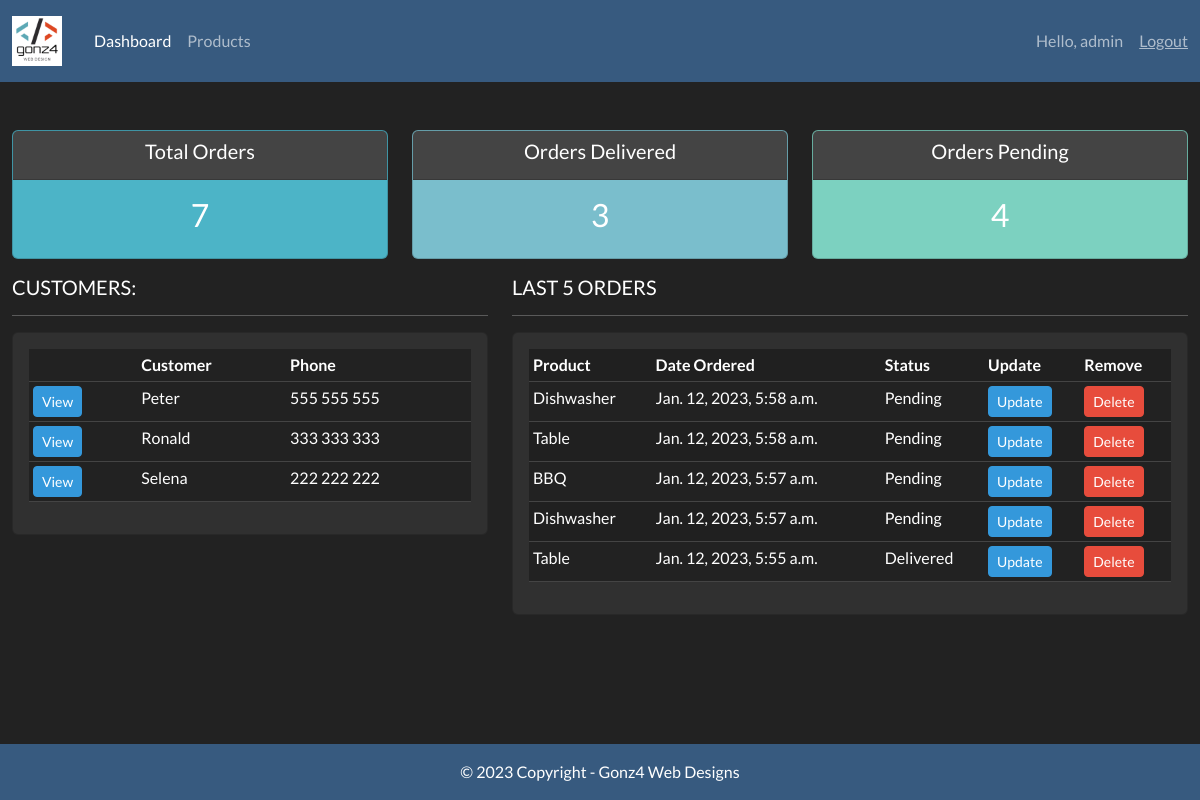
Page / (signed in) on the earlier database version.
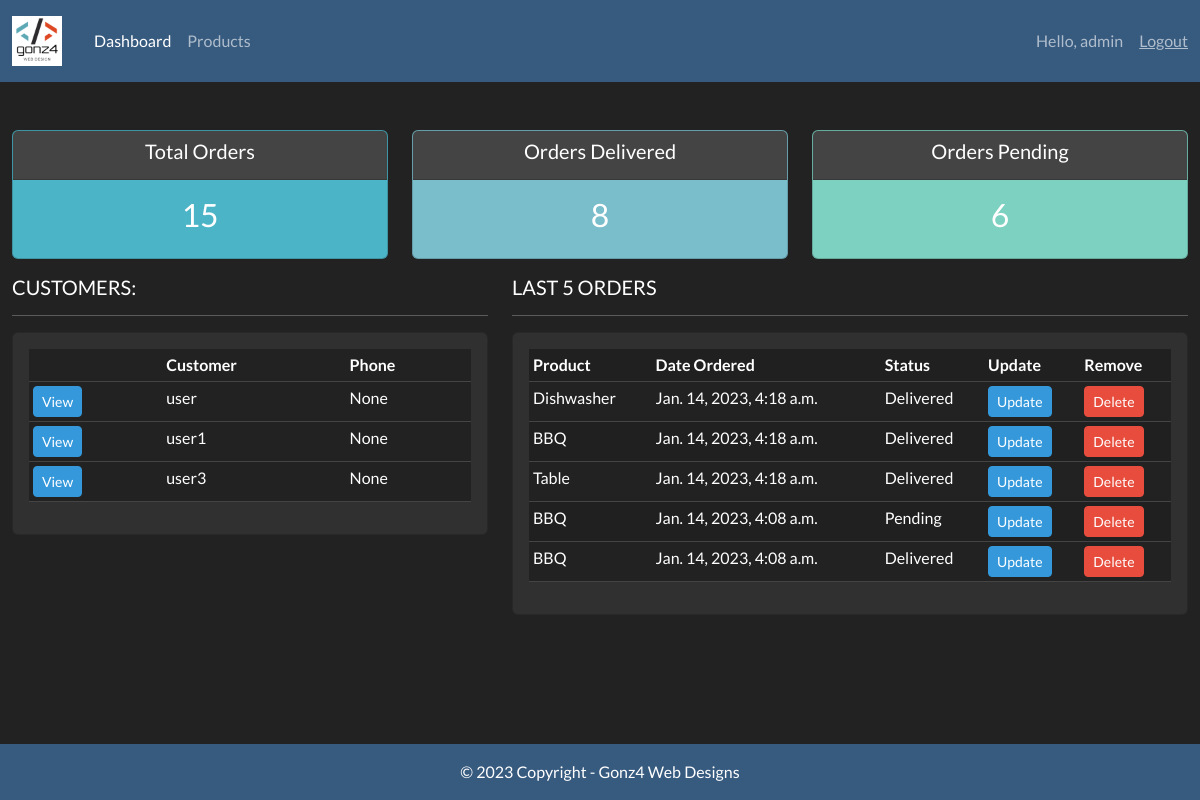
Same page on the later database version.
### accounts/models.py (models this page shows, shortened)
class Customer(models.Model):
	user = models.OneToOneField(User, null=True, blank=True, on_delete=models.CASCADE)
	name = models.CharField(max_length=200, null=True)
	phone = models.CharField(max_length=200, null=True)
	email = models.CharField(max_length=200, null=True)
	profile_pic = models.ImageField(default="profile1.png", null=True, blank=True)
	date_created = models.DateTimeField(auto_now_add=True, null=True)

class Order(models.Model):
	STATUS = (
			('Pending', 'Pending'),
			('Out for delivery', 'Out for delivery'),
			('Delivered', 'Delivered'),
			)
	customer = models.ForeignKey(Customer, null=True, on_delete= models.SET_NULL)
	product = models.ForeignKey(Product, null=True, on_delete= models.SET_NULL)
	date_created = models.DateTimeField(auto_now_add=True, null=True)
	status = models.CharField(max_length=200, null=True, choices=STATUS)

class Product(models.Model):
	CATEGORY = (
			('Indoor', 'Indoor'),
			('Out Door', 'Out Door'),
			)
	name = models.CharField(max_length=200, null=True)
	price = models.FloatField(null=True)
	category = models.CharField(max_length=200, null=True, choices=CATEGORY)
	description = models.CharField(max_length=200, null=True, blank=True)
	date_created = models.DateTimeField(auto_now_add=True, null=True)
	tags = models.ManyToManyField(Tag)
	def __str__(self):
		return self.name

### accounts/decorators.py (the view)
	def wrapper_function(request, *args, **kwargs):
		group = None
		if request.user.groups.exists():
			group = request.user.groups.all()[0].name
		if group == 'customer':
			return redirect('user-page')
		if group == 'admin':
			return view_func(request, *args, **kwargs)

### accounts/views.py (called while the page is built)
@login_required(login_url='login')
@admin_only
def home(request):
    orders = Order.objects.all()
    customers = Customer.objects.all()
    total_customers = customers.count()
    total_orders = orders.count()
    delivered = orders.filter(status='Delivered').count()
    pending = orders.filter(status='Pending').count()
    last_five_orders = orders.order_by('-id')[:5]
    context = {'orders': last_five_orders, 'customers': customers,
               'total_orders': total_orders, 'delivered': delivered,
               'pending': pending}
    return render(request, 'accounts/dashboard.html', context)

### accounts/templates/accounts/dashboard.html
{% extends 'accounts/main.html' %} {% block content %}
<br />
{% include 'accounts/status.html' %}
<div class="row">
  <div class="col-md-5">
    <h5>CUSTOMERS:</h5>
    <hr />
    <div class="card card-body">
      <table class="table table-sm">
        <tr>
          <th></th>
          <th>Customer</th>
          <th>Phone</th>
        </tr>
        {% for customer in customers %}
        <tr>
          <td>
            <a
              class="btn btn-sm btn-info"
              href="{% url 'customer' customer.id %}"
              >View</a
            >
          </td>
          <td>{{customer.name}}</td>
          <td>{{customer.phone}}</td>
        </tr>
        {% endfor %}
      </table>
    </div>
  </div>
  <div class="col-md-7">
    <h5>LAST 5 ORDERS</h5>
    <hr />
    <div class="card card-body">
      <div class="table-responsive">
        <table class="table table-sm table-striped">
          <tr>
            <th>Product</th>
            <th>Date Ordered</th>
            <th>Status</th>
            <th>Update</th>
            <th>Remove</th>
          </tr>
          {% for order in orders %}
          <tr>
            <td>{{order.product}}</td>
            <td>{{order.date_created}}</td>
            <td>{{order.status}}</td>
            <td>
              <a
                class="btn btn-sm btn-info"
                href="{% url 'update_order' order.id %}"
                >Update</a
              >
            </td>
            <td>
              <a
                class="btn btn-sm btn-danger"
                href="{% url 'delete_order' order.id %}"
                >Delete</a
              >
            </td>
          </tr>
          {% endfor %}
        </table>
      </div>
    </div>
  </div>
</div>
{% endblock %}

### accounts/templates/accounts/main.html (shortened to what this page needs)
{% load static %}
<!DOCTYPE html>
<html lang="en">
  <head>
    <link
      rel="stylesheet"
      href="https://bootswatch.com/5/darkly/bootstrap.min.css"
    />
    <link
      rel="stylesheet"
      type="text/css"
      href="{% static '/css/main.css' %}"
    />
  </head>
  <body class="d-flex flex-column min-vh-100">
    {% include 'accounts/navbar.html' %}
    <div class="container-fluid">{% block content%} {% endblock %}</div>
    <br />
    {% include 'accounts/footer.html' %}
  </body>
</html>

### accounts/templates/accounts/navbar.html (shortened to what this page needs)
{% load static %}
<nav class="navbar navbar-dark bg-primary navbar-expand-lg">
  <div class="container-fluid">
    <img
      src="{% static 'images/logo.png' %}"
      class="img-fluid me-4"
      style="width: 50px"
      alt="Logo image"
    />
    <div class="collapse navbar-collapse" id="navbarNavAltMarkup">
      <ul class="navbar-nav me-auto mb-2 mb-lg-0">
        {% if request.user.is_staff %}
        <li class="nav-item">
          <a class="nav-link
          {% if request.path == '/' %}
          {{'active'}}
          {% endif %}"
          aria-current="page" href="{% url 'home' %}"
          >Dashboard</a>
        </li>
        <li class="nav-item">
          <a class="nav-link
          "
          href="{% url 'products' %}">Products</a>
        </li>
        {% endif %}
      </ul>
      <span class="navbar-text me-3">
        Hello, {{request.user}}
      </span>
      <span><a class="navbar-text" href="{% url 'logout' %}">Logout</a></span>
  </div>
</nav>

### accounts/templates/accounts/status.html
<br />
<div class="row">
  <div class="col">
    <div class="col-md">
      <div class="card text-center text-white mb-3" id="total-orders">
        <div class="card-header">
          <h5 class="card-title">Total Orders</h5>
        </div>
        <div class="card-body">
          <h3 class="card-title">{{total_orders}}</h3>
        </div>
      </div>
    </div>
  </div>
  <div class="col">
    <div class="col-md">
      <div class="card text-center text-white mb-3" id="orders-delivered">
        <div class="card-header">
          <h5 class="card-title">Orders Delivered</h5>
        </div>
        <div class="card-body">
          <h3 class="card-title">{{delivered}}</h3>
        </div>
      </div>
    </div>
  </div>
  <div class="col">
    <div class="col-md">
      <div class="card text-center text-white mb-3" id="orders-pending">
        <div class="card-header">
          <h5 class="card-title">Orders Pending</h5>
        </div>
        <div class="card-body">
          <h3 class="card-title">{{pending}}</h3>
        </div>
      </div>
    </div>
  </div>
</div>

### accounts/templates/accounts/footer.html
<footer class="bg-primary text-center text-lg-start mt-auto">
  <div class="text-center p-3">© 2023 Copyright - Gonz4 Web Designs</div>
</footer>

### static/css/main.css (style rules this page uses)
#total-orders { background-color: #4cb4c7; }
#orders-delivered { background-color: #7abecc; }
#orders-pending { background-color: #7cd1c0; }

Differences in the rows shown:
removed Customer: name "Peter", phone "555 555 555"
removed Customer: name "Ronald", phone "333 333 333"
removed Customer: name "Selena", phone "222 222 222"
removed Order: product "Dishwasher", date_created "Jan. 12, 2023, 5:58 a.m.", status "Pending"
removed Order: product "Table", date_created "Jan. 12, 2023, 5:58 a.m.", status "Pending"
removed Order: product "BBQ", date_created "Jan. 12, 2023, 5:57 a.m.", status "Pending"
removed Order: product "Dishwasher", date_created "Jan. 12, 2023, 5:57 a.m.", status "Pending"
removed Order: product "Table", date_created "Jan. 12, 2023, 5:55 a.m.", status "Delivered"
added Customer: name "user", phone "None"
added Customer: name "user1", phone "None"
added Customer: name "user3", phone "None"
added Order: product "Dishwasher", date_created "Jan. 14, 2023, 4:18 a.m.", status "Delivered"
added Order: product "BBQ", date_created "Jan. 14, 2023, 4:18 a.m.", status "Delivered"
added Order: product "Table", date_created "Jan. 14, 2023, 4:18 a.m.", status "Delivered"
added Order: product "BBQ", date_created "Jan. 14, 2023, 4:08 a.m.", status "Pending"
added Order: product "BBQ", date_created "Jan. 14, 2023, 4:08 a.m.", status "Delivered"
Other differences:
{{ total_orders }}: "7" → "15"
{{ delivered }}: "3" → "8"
{{ pending }}: "4" → "6"
